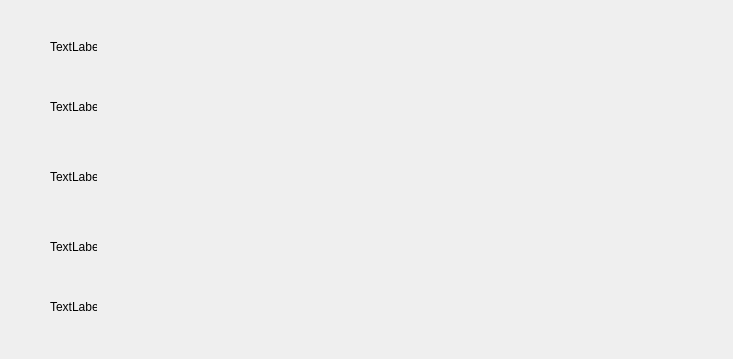
<?xml version="1.0" encoding="UTF-8"?>
<ui version="4.0">
 <class>AddBook</class>
 <widget class="QWidget" name="AddBook">
  <property name="geometry">
   <rect>
    <x>0</x>
    <y>0</y>
    <width>733</width>
    <height>359</height>
   </rect>
  </property>
  <property name="windowTitle">
   <string>Form</string>
  </property>
  <widget class="QLabel" name="label">
   <property name="geometry">
    <rect>
     <x>50</x>
     <y>40</y>
     <width>47</width>
     <height>13</height>
    </rect>
   </property>
   <property name="text">
    <string>TextLabel</string>
   </property>
  </widget>
  <widget class="QLabel" name="label_2">
   <property name="geometry">
    <rect>
     <x>50</x>
     <y>100</y>
     <width>47</width>
     <height>13</height>
    </rect>
   </property>
   <property name="text">
    <string>TextLabel</string>
   </property>
  </widget>
  <widget class="QLabel" name="label_3">
   <property name="geometry">
    <rect>
     <x>50</x>
     <y>170</y>
     <width>47</width>
     <height>13</height>
    </rect>
   </property>
   <property name="text">
    <string>TextLabel</string>
   </property>
  </widget>
  <widget class="QLabel" name="label_4">
   <property name="geometry">
    <rect>
     <x>50</x>
     <y>240</y>
     <width>47</width>
     <height>13</height>
    </rect>
   </property>
   <property name="text">
    <string>TextLabel</string>
   </property>
  </widget>
  <widget class="QLabel" name="label_5">
   <property name="geometry">
    <rect>
     <x>50</x>
     <y>300</y>
     <width>47</width>
     <height>13</height>
    </rect>
   </property>
   <property name="text">
    <string>TextLabel</string>
   </property>
  </widget>
 </widget>
 <resources/>
 <connections/>
</ui>
